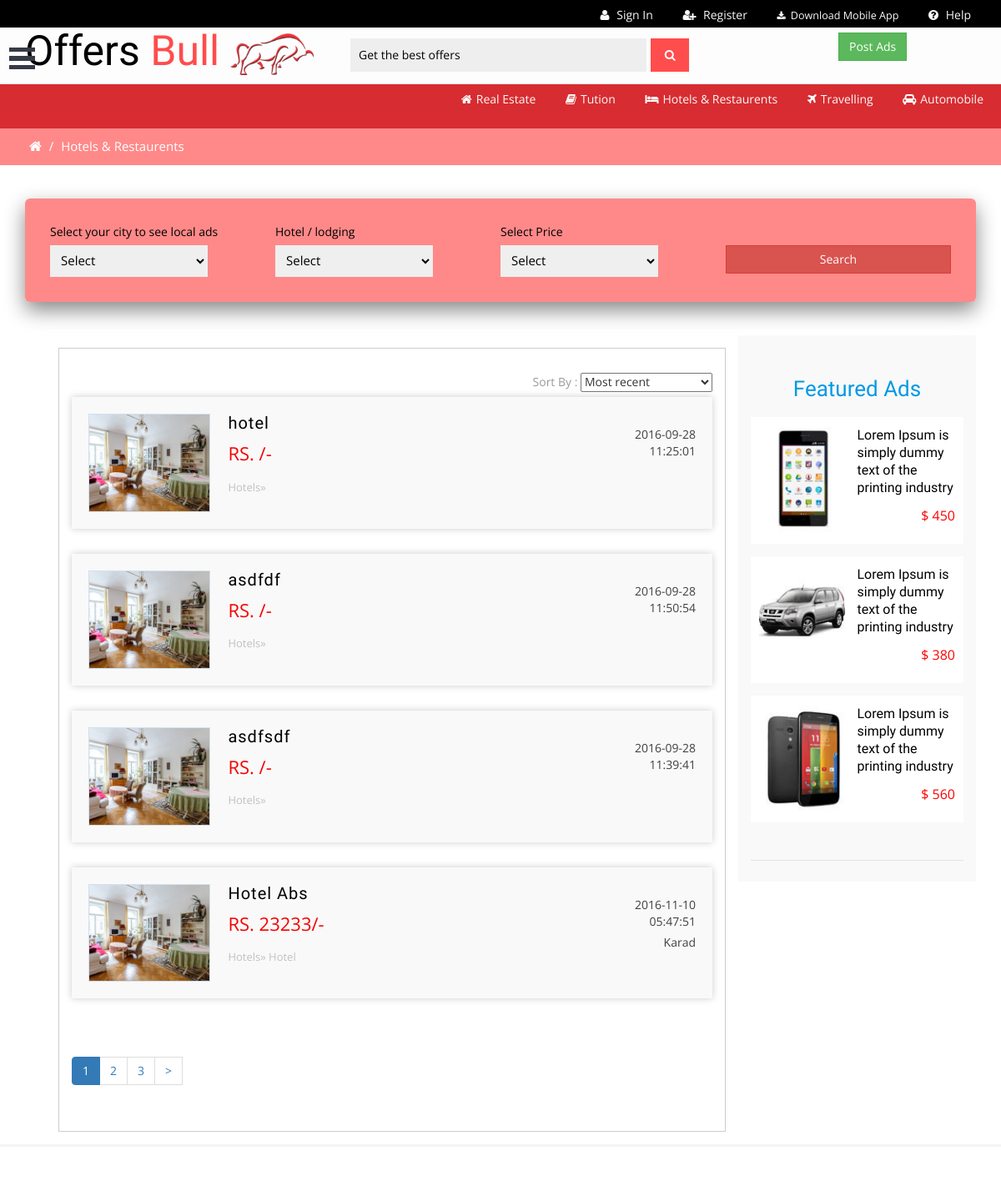
The app's page /index.php/hotel/hotres (upper part), older data.
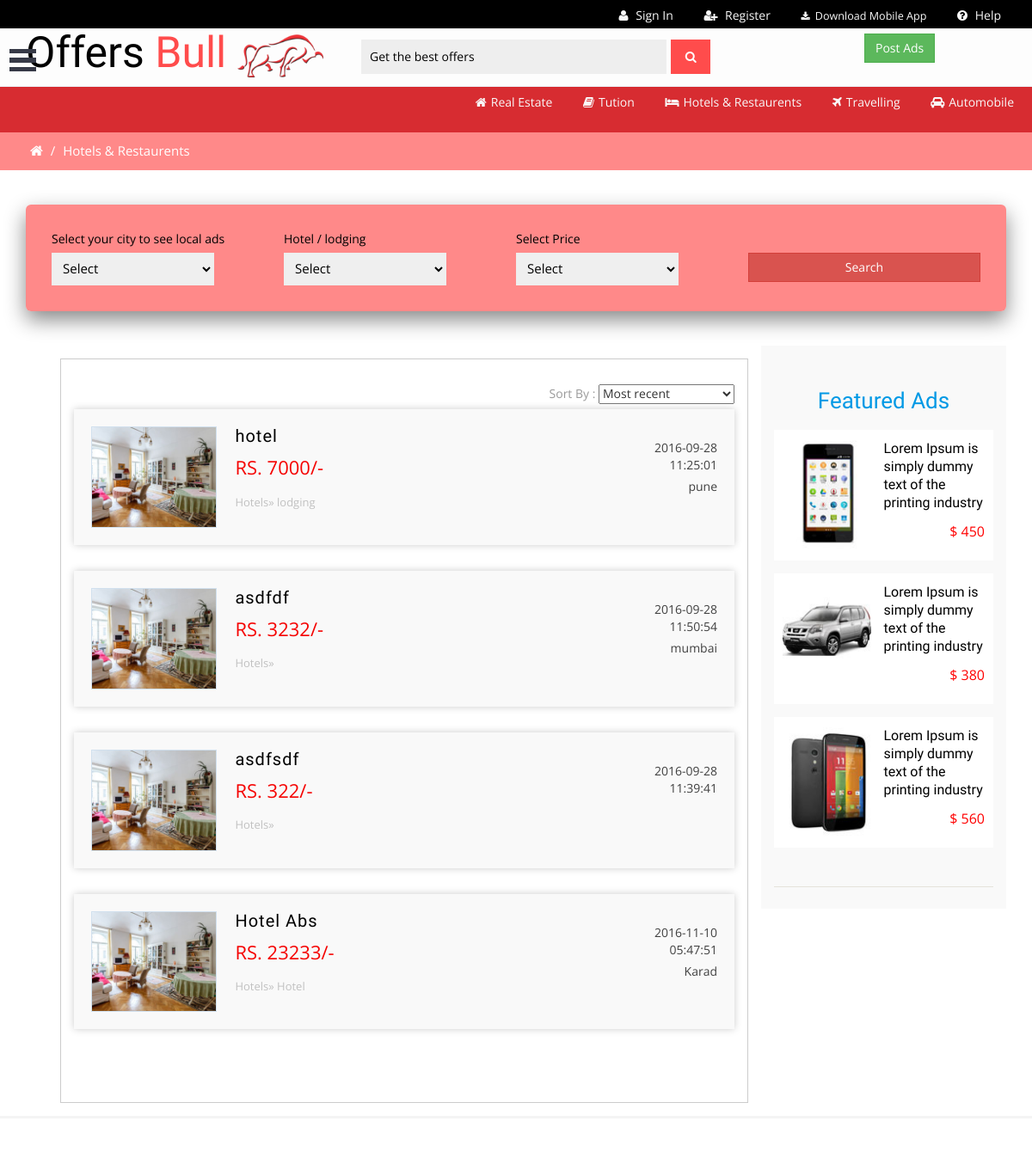
The same page, newer data.
### tables this page shows
CREATE TABLE IF NOT EXISTS `hotel` (
  `hotelid` int(11) NOT NULL AUTO_INCREMENT,
  `name` varchar(255) DEFAULT NULL,
  `title` varchar(255) DEFAULT NULL,
  `type` varchar(255) DEFAULT NULL,
  `address` text,
  `price` int(255) DEFAULT NULL,
  `description` text,
  `mobile` varchar(255) DEFAULT NULL,
  `email` varchar(255) DEFAULT NULL,
  `amenities` text,
  `city` varchar(255) DEFAULT NULL,
  `area` varchar(255) DEFAULT NULL,
  `date` datetime DEFAULT NULL,
  `offerend` datetime DEFAULT NULL,
  `category` tinyint(4) DEFAULT NULL,
  `userid` tinyint(4) DEFAULT NULL,
  PRIMARY KEY (`hotelid`)
);

### index.php (called while the page is built, shortened)
<?php
require_once BASEPATH.'core/CodeIgniter.php';

### application/views/pages/hotel/container.php (the view, shortened to what this page needs)
<?php
if($datas==null){
	$query= $this->db->get('hotel',5,$this->uri->segment(3));
}
?>
<div class="w3layouts-breadcrumbs text-center">
	<div class="container">
		<span class="agile-breadcrumbs">
			<a href="<?php echo base_url();?>index.php"><i class="fa fa-home home_1"></i></a> /
			<a href="<?php echo base_url();?>index.php"><span>Hotels & Restaurents</span></a>
		</span>
	</div>
</div>
<div class="total-ads main-grid-border">
	<div class="container">
		<div class="select-box">
		<form method="post" id="search" name="search" action="<?php echo base_url();?>Hotel/search">
			<div class="select-city-for-local-ads ads-list">
				<label>Select your city to see local ads</label>
					<select id="city" name="city">
						<option>Select</option>
		            </select>
			</div>
			<div class="browse-category ads-list">
				<label>Hotel / lodging</label>
				<select id="type" name="type">
				  <option data-tokens="Rent">Select</option>
				</select>
			</div>
			<div class="select-city-for-local-ads ads-list">
				<label>Select Price</label>
				<select id="price" name="price">
				  <option value="">Select</option>
				</select>
			</div>
			<div class="search-product ads-list">
				<label>&nbsp;</label>
				<button name="submit" class="btn btn-block btn-danger">Search</button>
			</div>
			</form>
		</div>
		<div class="ads-grid">
			<div class="agileinfo-ads-display col-md-9">
				<div class="wrapper">
				<div class="bs-example bs-example-tabs" role="tabpanel" data-example-id="togglable-tabs">
				  <div id="myTabContent" class="tab-content">
					<div role="tabpanel" class="tab-pane fade in active" id="home" aria-labelledby="home-tab">
					   <div>
											<div id="container">
							<div class="sort">
							   <div class="sort-by">
									<label>Sort By : </label>
									<select>
													<option value="">Most recent</option>
									</select>
								   </div>
								 </div>
							<div class="clearfix"></div>
						<ul class="list">
						<?php  if($datas==null){
							foreach ($query->result() as $row)
							{
						?>
							<a href="<?php echo base_url();?>Hotel/manage_view/<?php echo $row->hotelid;?>">
								<li>
								<img src="<?php echo base_url();?>assets/images/r1.jpg" title="" alt="" />
								<section class="list-left">
								<h5 class="title"><?php echo $row->title?></h5>
								<span class="adprice">RS. <?php echo $row->price?>/-</span>
								<p class="catpath">Hotels» <?php echo $row->type?></p>
								</section>
								<section class="list-right">
								<span class="date"><?php echo $row->date?></span>
								<span class="cityname"><?php echo $row->city?></span>
								</section>
								<div class="clearfix"></div>
								</li>
							</a>
							<?php } } else {
								foreach ($datas as $row1)
							{?>
							<a href="<?php echo base_url();?>Hotel/manage_view/<?php echo $row1['hotelid'];?>">
								<li>
								<img src="<?php echo base_url();?>assets/images/r1.jpg" title="" alt="" />
								<section class="list-left">
								<h5 class="title"><?php echo $row1['title']?></h5>
								<span class="adprice">RS. <?php echo $row1['price']?>/-</span>
								<p class="catpath">Hotels» <?php echo $row1['type']?></p>
								</section>
								<section class="list-right">
								<span class="date"><?php echo $row1['date']?></span>
								<span class="cityname"><?php echo $row1['city']?></span>
								</section>
								<div class="clearfix"></div>
								</li>
							</a>
							<?php }}?>
						</ul>
					</div>
					</div>
					</div>
					<div class="pagination pagination-sm ">
						<?php if($datas==null){ echo $this->pagination->create_links();}?>
					</div>
				  </div>
				</div>
			</div>
			</div>
			<div class="side-bar col-md-3">
			<div class="w3ls-featured-ads">
				<h2 class="sear-head fer">Featured Ads</h2>
				<div class="w3l-featured-ad">
					<a href="single.html">
						<div class="w3-featured-ad-left">
							<img src="<?php echo base_url();?>assets/images/f1.jpg" title="ad image" alt="" />
						</div>
						<div class="w3-featured-ad-right">
							<h4>Lorem Ipsum is simply dummy text of the printing industry</h4>
							<p>$ 450</p>
						</div>
						<div class="clearfix"></div>
					</a>
				</div>
				<div class="w3l-featured-ad">
					<a href="single.html">
						<div class="w3-featured-ad-left">
							<img src="<?php echo base_url();?>assets/images/f2.jpg" title="ad image" alt="" />
						</div>
						<div class="w3-featured-ad-right">
							<h4>Lorem Ipsum is simply dummy text of the printing industry</h4>
							<p>$ 380</p>
						</div>
						<div class="clearfix"></div>
					</a>
				</div>
				<div class="w3l-featured-ad">
					<a href="single.html">
						<div class="w3-featured-ad-left">
							<img src="<?php echo base_url();?>assets/images/f3.jpg" title="ad image" alt="" />
						</div>
						<div class="w3-featured-ad-right">
							<h4>Lorem Ipsum is simply dummy text of the printing industry</h4>
							<p>$ 560</p>
						</div>
						<div class="clearfix"></div>
					</a>
				</div>
			</div>
			</div>
		</div>
	</div>
</div>

Row changes from the older to the newer data that the page shows:
changed hotel "hotel": price (not shown) → "7000"; type (not shown) → "lodging"; city (not shown) → "pune"
changed hotel "asdfdf": price (not shown) → "3232"; city (not shown) → "mumbai"
changed hotel "asdfsdf": price (not shown) → "322"
Text that changed along with them:
$this->pagination->create_links(): "1 2 3 >" → (not shown)
